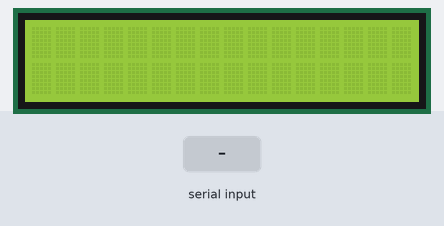
Simulated run of this sketch. Board: Arduino Uno, built with avr-gcc and run on an emulated ATmega328P. Parts: 16×2 character LCD. Inputs (shaded band) come from the test bench.

Above: at 1.2 s.
1.3 s: byte 30 received over Serial
2.8 s: byte 90 received over Serial
At 3.4 s:
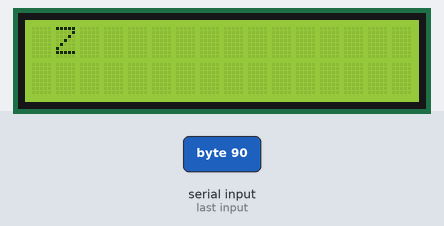
4.3 s: byte 120 received over Serial
At 4.6 s:
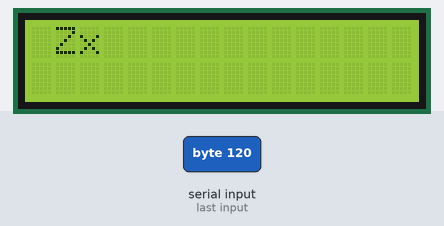
5.8 s: byte 30 received over Serial
7.3 s: byte 90 received over Serial
At 8.0 s:
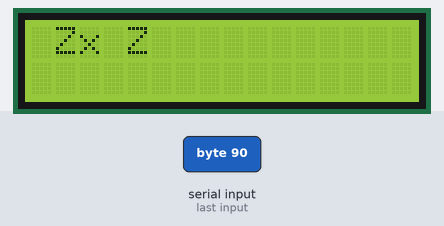
8.8 s: byte 120 received over Serial
At 9.2 s:
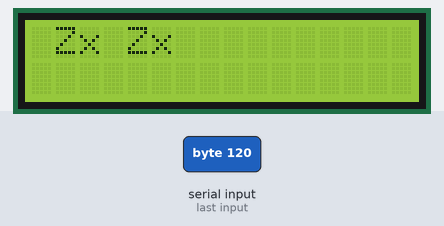
Timing chart, 0 to 11.3 s (numbered marks = the images above; inputs shaded):
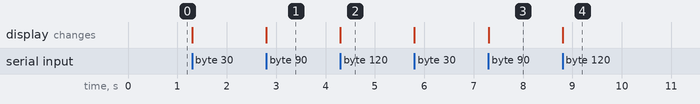

Measured:
- after the input at 2.8 s, the display: changes at once (image 1)
- after the input at 4.3 s, the display: changes at once (image 2)
- after the input at 7.3 s, the display: changes at once (image 3)
- after the input at 8.8 s, the display: changes at once (image 4)

The sketch:

LCDdisplay.ino
```cpp
#include<LiquidCrystal.h>
LiquidCrystal A(12,9,3,4,5,6);

void setup() {
Serial.begin(9600);
A.begin(16,2);
A.clear();
}

void loop() {
  if (Serial.available()>0){
  char b;
b=Serial.read();
A.print(b);
delay(150);}
}
```
